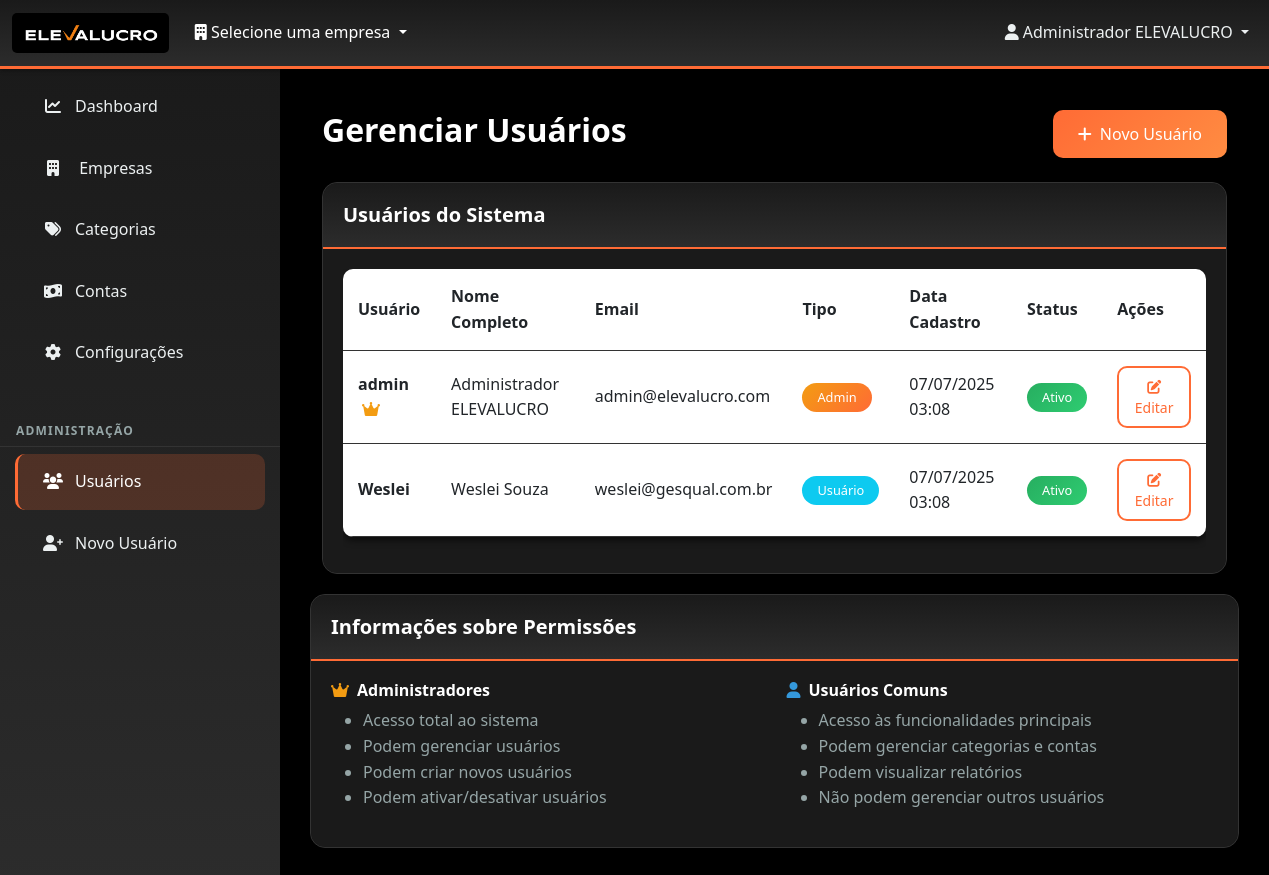
/usuarios (signed in), run on the app's committed database.
### app.py (models this page shows, shortened)
class Usuario(UserMixin, db.Model):
    __tablename__ = 'usuarios'
    id = db.Column(db.Integer, primary_key=True)
    username = db.Column(db.String(80), unique=True, nullable=False)
    email = db.Column(db.String(120), unique=True, nullable=False)
    password_hash = db.Column(db.String(255), nullable=False)
    nome_completo = db.Column(db.String(200), nullable=False)
    is_admin = db.Column(db.Boolean, default=False)
    ativo = db.Column(db.Boolean, default=True)
    data_cadastro = db.Column(db.DateTime, default=datetime.utcnow)
    ultimo_login = db.Column(db.DateTime)
    empresas = db.relationship('Empresa', secondary=user_empresas,
                              backref=db.backref('usuarios', lazy='dynamic'))
    def get_empresas_acessiveis(self):
        if self.is_admin:
            return Empresa.query.filter_by(ativa=True).all()
        return [empresa for empresa in self.empresas if empresa.ativa]

### app.py (the view)
@app.route('/usuarios')
@login_required
def listar_usuarios():
    if not current_user.is_admin:
        flash('Acesso negado. Apenas administradores podem gerenciar usuários.', 'error')
        return redirect(url_for('dashboard'))
    usuarios = Usuario.query.all()
    return render_template('usuarios/lista.html', usuarios=usuarios)

### app.py (called while the page is built)
@login_manager.user_loader
def load_user(user_id):
    return db.session.get(Usuario, int(user_id))  # Esta já está correta

@app.context_processor
def inject_empresas():
    empresas = []
    if current_user.is_authenticated:
        try:
            empresas = current_user.get_empresas_acessiveis()
        except Exception as e:
            empresas = []
    return dict(empresas=empresas)

@app.context_processor
def inject_empresa_selecionada():
    empresa = None
    if 'empresa_selecionada' in session:
        empresa = db.session.get(Empresa, session['empresa_selecionada'])
    return dict(empresa_selecionada=empresa)

### templates/usuarios/lista.html (shortened to what this page needs)
{% extends "base.html" %}
{% block content %}
<div class="container mt-4">
    <div class="d-flex justify-content-between align-items-center mb-4">
        <h2>Gerenciar Usuários</h2>
        <a href="{{ url_for('novo_usuario') }}" class="btn btn-primary">
            <i class="fas fa-plus me-1"></i> Novo Usuário
        </a>
    </div>
    <div class="card">
        <div class="card-header">
            <h5 class="mb-0">Usuários do Sistema</h5>
        </div>
        <div class="card-body">
            {% if usuarios %}
            <div class="table-responsive">
                <table class="table table-hover">
                    <thead>
                        <tr>
                            <th>Usuário</th>
                            <th>Nome Completo</th>
                            <th>Email</th>
                            <th>Tipo</th>
                            <th>Data Cadastro</th>
                            <th>Status</th>
                            <th>Ações</th>
                        </tr>
                    </thead>
                    <tbody>
                        {% for usuario in usuarios %}
                        <tr class="{% if not usuario.ativo %}registro-inativo{% endif %}">
                            <td>
                                <strong>{{ usuario.username }}</strong>
                                {% if usuario.is_admin %}
                                <i class="fas fa-crown text-warning ms-1" title="Administrador"></i>
                                {% endif %}
                            </td>
                            <td>{{ usuario.nome_completo }}</td>
                            <td>{{ usuario.email }}</td>
                            <td>
                                {% if usuario.is_admin %}
                                <span class="badge bg-warning">Admin</span>
                                {% else %}
                                <span class="badge bg-info">Usuário</span>
                                {% endif %}
                            </td>
                            <td>{{ usuario.data_cadastro.strftime('%d/%m/%Y %H:%M') if usuario.data_cadastro else '-' }}</td>
                            <td>
                                <span class="badge {% if usuario.ativo %}bg-success{% else %}bg-danger{% endif %}">
                                    {% if usuario.ativo %}Ativo{% else %}Inativo{% endif %}
                                </span>
                            </td>
                            <td>
                                <a href="{{ url_for('editar_usuario', id=usuario.id) }}"
                                   class="btn btn-outline-primary btn-sm">
                                    <i class="fas fa-edit"></i> Editar
                                </a>
                            </td>
                        </tr>
                        {% endfor %}
                    </tbody>
                </table>
            </div>
            {% else %}
            <div class="alert alert-info mb-0">
                Nenhum usuário cadastrado.
            </div>
            {% endif %}
        </div>
    </div>
</div>
<div class="card mt-3">
    <div class="card-header">
        <h5 class="mb-0">Informações sobre Permissões</h5>
    </div>
    <div class="card-body">
        <div class="row">
            <div class="col-md-6">
                <h6><i class="fas fa-crown text-warning me-2"></i>Administradores</h6>
                <ul class="text-muted">
                    <li>Acesso total ao sistema</li>
                    <li>Podem gerenciar usuários</li>
                    <li>Podem criar novos usuários</li>
                    <li>Podem ativar/desativar usuários</li>
                </ul>
            </div>
            <div class="col-md-6">
                <h6><i class="fas fa-user text-info me-2"></i>Usuários Comuns</h6>
                <ul class="text-muted">
                    <li>Acesso às funcionalidades principais</li>
                    <li>Podem gerenciar categorias e contas</li>
                    <li>Podem visualizar relatórios</li>
                    <li>Não podem gerenciar outros usuários</li>
                </ul>
            </div>
        </div>
    </div>
</div>
{% endblock %}

### templates/base.html (shortened to what this page needs)
<!DOCTYPE html>
<html lang="pt-BR">
<head>
    <link href="https://cdn.jsdelivr.net/npm/bootstrap@5.3.0/dist/css/bootstrap.min.css" rel="stylesheet">
    <link href="https://cdnjs.cloudflare.com/ajax/libs/font-awesome/6.0.0/css/all.min.css" rel="stylesheet">
</head>
<body>
    <nav class="navbar navbar-expand-lg navbar-dark fixed-top">
        <div class="container-fluid">
            <a class="navbar-brand" href="{{ url_for('dashboard') }}">
                <img src="{{ url_for('static', filename='images/logo_elevalucro-02.jpg') }}" alt="ELEVALUCRO" class="logo-elevalucro">
            </a>
            <div class="collapse navbar-collapse">
                <div class="nav-item dropdown">
                    <a class="nav-link dropdown-toggle" href="#" role="button" data-bs-toggle="dropdown">
                        <i class="fas fa-building"></i>
                        <span id="empresa-selecionada">
                            {% if empresa_selecionada %}
                                {{ empresa_selecionada.nome }}
                            {% else %}
                                Selecione uma empresa
                            {% endif %}
                        </span>
                    </a>
                </div>
                <ul class="navbar-nav ms-auto">
                    {% if current_user.is_authenticated %}
                    <li class="nav-item dropdown">
                        <a class="nav-link dropdown-toggle" href="#" role="button" data-bs-toggle="dropdown">
                            <i class="fas fa-user me-1"></i>{{ current_user.nome_completo }}
                        </a>
                    </li>
                    {% endif %}
                </ul>
            </div>
        </div>
    </nav>
    <div class="main-container">
        <nav class="sidebar">
            <ul class="nav flex-column">
                <li class="nav-item">
                    <a class="nav-link {{ 'active' if request.endpoint == 'dashboard' }}" href="{{ url_for('dashboard') }}">
                        <i class="fas fa-chart-line"></i>Dashboard
                    </a>
                </li>
                <li class="nav-item">
                    <a class="nav-link {{ 'active' if request.endpoint == 'empresas' }}" href="{{ url_for('empresas') }}">
                        <i class="fas fa-building"></i> Empresas
                    </a>
                </li>
                <li class="nav-item">
                    <a class="nav-link {{ 'active' if request.endpoint == 'listar_categorias' }}" href="{{ url_for('listar_categorias') }}">
                        <i class="fas fa-tags"></i>Categorias
                    </a>
                </li>
                <li class="nav-item">
                    <a class="nav-link {{ 'active' if request.endpoint == 'listar_contas' }}" href="{{ url_for('listar_contas') }}">
                        <i class="fas fa-money-bill-wave"></i>Contas
                    </a>
                </li>
                <li class="nav-item">
                    <a class="nav-link {{ 'active' if request.endpoint == 'configuracao_calculo' }}" href="{{ url_for('configuracao_calculo') }}">
                        <i class="fas fa-cog"></i>Configurações
                    </a>
                </li>
                {% if current_user.is_admin %}
                <li class="nav-item mt-3">
                    <h6 class="sidebar-heading d-flex justify-content-between align-items-center px-3 mt-4 mb-1 text-muted">
                        <span>Administração</span>
                    </h6>
                </li>
                <li class="nav-item">
                    <a class="nav-link {{ 'active' if request.endpoint == 'listar_usuarios' }}" href="{{ url_for('listar_usuarios') }}">
                        <i class="fas fa-users"></i>Usuários
                    </a>
                </li>
                <li class="nav-item">
                    <a class="nav-link {{ 'active' if request.endpoint == 'registro' }}" href="{{ url_for('registro') }}">
                        <i class="fas fa-user-plus"></i>Novo Usuário
                    </a>
                </li>
                {% endif %}
            </ul>
        </nav>
        <main class="main-content">
            {% block content %}{% endblock %}
        </main>
    </div>
</body>
</html>

### templates/base.html (style rules this page uses)
:root { --primary-color: #ff6b35; --secondary-color: #34495e; --accent-color: #ff6b35; --success-color: #27ae60; --danger-color: #e74c3c; --warning-color: #f39c12; --info-color: #3498db; --light-gray: #ecf0f1; --medium-gray: #95a5a6; --dark-gray: #2c3e50; --text-dark: #ffffff; --text-light: #ecf0f1; --text-muted: #95a5a6; --sidebar-bg: linear-gradient(180deg, #1a1a1a 0%, #2c2c2c 100%); --card-shadow: 0 4px 6px rgba(0, 0, 0, 0.5); --background-dark: #000000; --card-bg: #1a1a1a; --border-color: #333333; }
* { box-sizing: border-box; }
body { font-family: 'Segoe UI', Tahoma, Geneva, Verdana, sans-serif; background-color: var(--background-dark); color: var(--text-dark); margin: 0; padding: 0; line-height: 1.6; }
.navbar { background: var(--sidebar-bg); box-shadow: 0 2px 4px rgba(0, 0, 0, 0.3); border-bottom: 3px solid var(--accent-color); }
.navbar-brand { font-weight: 700; color: white !important; font-size: 1.5rem; display: flex; align-items: center; }
.navbar-nav .nav-link { color: var(--text-light) !important; transition: color 0.3s ease; }
.logo-elevalucro { max-height: 40px; width: auto; margin-right: 10px; border-radius: 5px; }
.main-container { display: flex; min-height: 100vh; padding-top: 56px; }
.sidebar { width: 280px; background: var(--sidebar-bg); padding: 20px 0; position: fixed; top: 56px; bottom: 0; left: 0; overflow-y: auto; z-index: 100; box-shadow: 2px 0 10px rgba(0, 0, 0, 0.3); }
.sidebar .nav-link { color: var(--light-gray); padding: 15px 25px; margin: 3px 15px; border-radius: 10px; transition: all 0.3s ease; display: block; text-decoration: none; border-left: 3px solid transparent; }
.sidebar .nav-link.active { color: #fff; background-color: rgba(255, 107, 53, 0.2); border-left: 3px solid var(--accent-color); }
.sidebar .nav-link i { margin-right: 12px; width: 20px; text-align: center; }
.main-content { flex: 1; margin-left: 280px; padding: 30px; background-color: var(--background-dark); min-height: calc(100vh - 56px); }
.card { border: 1px solid var(--border-color); border-radius: 15px; box-shadow: var(--card-shadow); transition: all 0.3s ease; background-color: var(--card-bg); color: var(--text-dark); margin-bottom: 20px; }
.card-header { background: var(--sidebar-bg); color: white; border-radius: 15px 15px 0 0 !important; font-weight: 600; padding: 20px; border-bottom: 2px solid var(--accent-color); }
.card-body { padding: 20px; background-color: var(--card-bg); border-radius: 0 0 15px 15px; }
.btn { border-radius: 10px; font-weight: 500; padding: 12px 25px; transition: all 0.3s ease; border: none; text-decoration: none; display: inline-block; text-align: center; cursor: pointer; }
.btn-primary { background: linear-gradient(135deg, var(--primary-color) 0%, #ff8c42 100%); color: white; }
.btn-outline-primary { border: 2px solid var(--primary-color); color: var(--primary-color); background: transparent; }
.btn-sm { padding: 8px 15px; font-size: 0.875rem; }
.table { border-radius: 10px; overflow: hidden; box-shadow: var(--card-shadow); background-color: var(--card-bg); color: var(--text-dark); border-collapse: separate; border-spacing: 0; }
.table th, .table td { border-color: var(--border-color); padding: 15px; vertical-align: middle; }
.badge { font-size: 0.8em; padding: 8px 15px; border-radius: 20px; font-weight: 500; }
.badge.bg-success { background: linear-gradient(135deg, var(--success-color) 0%, #2ecc71 100%) !important; color: white; }
.badge.bg-warning { background: linear-gradient(135deg, var(--warning-color) 0%, var(--accent-color) 100%) !important; color: white; }
.h1, .h2, .h3, .h4, .h5, .h6, h1, h2, h3, h4, h5, h6 { color: var(--text-dark); font-weight: 600; }
.text-muted { color: var(--text-muted) !important; }
.text-info { color: var(--info-color) !important; }
.text-warning { color: var(--warning-color) !important; }
.sidebar-heading { font-size: 0.75rem; text-transform: uppercase; font-weight: 600; letter-spacing: 0.1em; color: #95a5a6 !important; border-bottom: 1px solid #333333; padding-bottom: 8px; margin-bottom: 8px; }

### data on the page
Usuario: nome_completo "Administrador ELEVALUCRO", username "admin", is_admin True (drawn), email "admin@elevalucro.com", data_cadastro "07/07/2025 03:08", ativo "Ativo"
Usuario: username "Weslei", nome_completo "Weslei Souza", email "weslei@gesqual.com.br", is_admin "Usuário", data_cadastro "07/07/2025 03:08", ativo "Ativo"
